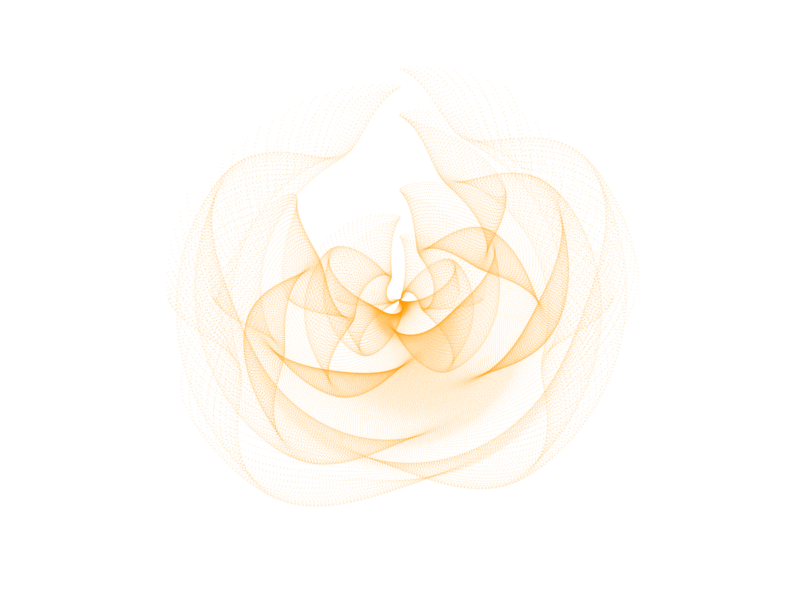

The R source for this figure:
library(tidyverse)

seq(-3,3,by=.02) %>%
  expand.grid(x=., y=.) %>%
  ggplot(aes(x=(1-x-sin(y^2)), y=(1+y-cos(x^2)))) +
  geom_point(alpha=.05, shape=20, size=0, color = "orange")+
  theme_void()+
  coord_polar()
